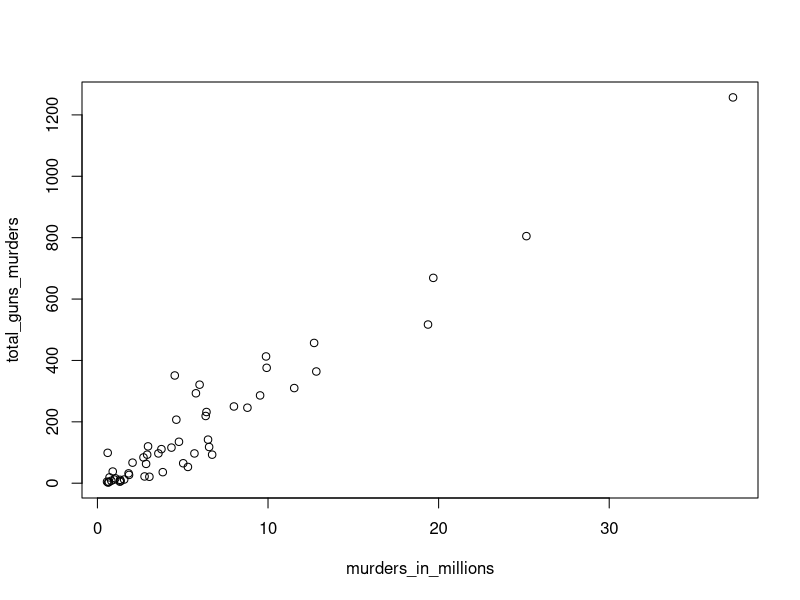
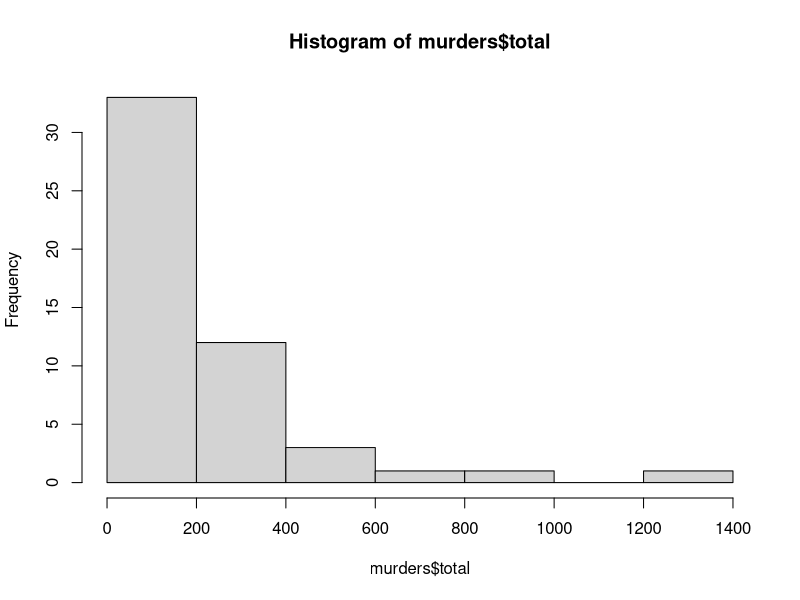
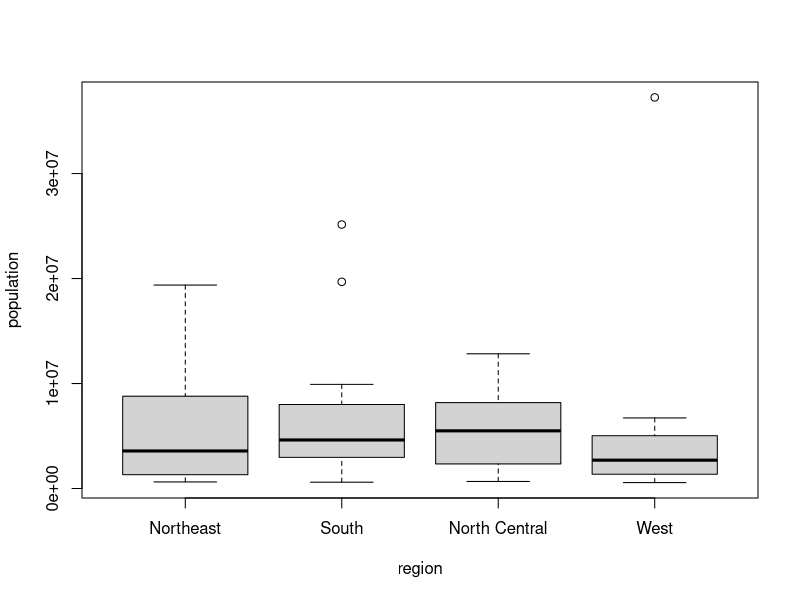

R code for these plots, in order:
#Instalar paquetes
install.packages("dslabs")
#traer libreria a proyecto actual
library(dslabs)
#mostrar estructura de la tabla
str(murders)
#seis primeros regsitros de la tabla
head(murders)
#Muestra columna population
murders$population
#muestra los nombres de las columnas
names(murders)
#tamaño
length(murders)
#valores que puede haber en la columna (region es columna con valores determinados como un select)
levels(murders$region)
#Valores del uno a cinco
seq(1,5)
#Otra forma de acceder a la columna
murders[["population"]] == murders$population
#comparar, este caso retorna falso
identical("a","b")
#Crea tabla x
x <- c("a","b","c") 
print(x)
#muestra el numero de elementos que hay de cada columna
table(x)
#Estados por region
table(murders$region)
#Muestra lo que hay en dicha posición
x[2]
#Muestra lo que hay en un arreglo de posiciones
x[c(1,3)]
#Convierte a caracter
as.character(5)
#Ordena de menor a mayor
sort(x)
#Muestra el indice de menor amayor segun el valor
y <- c(25,3,89)
order(y)
#Muestra el valor mayor
max(y)
#indice del mayor
which.max(y)
#indice del menor
which.min(y)
#Devuelve el tamaño en el que el valor esta en la lista EJM: 25 es el segundo mas pequeño devuelve 2
rank(y)
#Crear tabla con dos columnas data.frame(nombreColumna=valoresColumna)
mi_tabla <- data.frame(estados=murders$state,population=murders$population)
#Saca la media
mean(murders$population)
#Devuelve el indice de los verdaderos
b <- c(FALSE,FALSE,TRUE,FALSE,TRUE)
which(b)
#Devuelve el indice de los elementos de x1 que estan en x2 en la posicion que estan en x2
x1 <- c(4,9,3,8,1)
x2 <- c(8,96,1,25)
match(x1,x2)
#Devuelve true o false dependiendo si el valor de x2 esta en x1
x2 %in% x1
#---------------------------------------------
#---------------------------------------------
#Package dplyr -> Para manipular data.tables
install.packages("dplyr")
library(dplyr)
#Agrega columna nueva
mi_tabla <- mutate(mi_tabla,abreviado=murders$abb)
#Filtrar columnas
filter(mi_tabla,population <= 600000)
#Crea nueva tabla con columnas especificas de otra tabla
mi_tabla2 <- select(mi_tabla,population,abreviado)
#---------------------------------------------
#---------------------------------------------
#Plot
murders_in_millions <- murders$population/10^6
total_guns_murders <- murders$total
#Graficamos el numero de asesinatos segun el tamaño de la población
plot(murders_in_millions,total_guns_murders)
#Histograma
hist(murders$total)
#boxPlots, comparamos el numero de abitantes por region y indicamos que los datos salen de la tabla murders
boxplot(population ~ region, data = murders)
#---------------------------------------------
#---------------------------------------------
#Condicional
a <- 2
if(a != 0){
  print(1/a)
}else{
  print("es ceroooo")
}
#Promedio de muertes
murder_rate <- murders$total/murders$population*100000
ind <- which.min(murder_rate)
if(murder_rate[ind] < 0.5){
  print(murders$state[ind])
}else{
  print("todos son mayores")
}
#otra forma de condicional
ifelse(a < 1, 1/a, NA)
e <- c(0,1,2,-4,5)
result <- ifelse(e > 0, 1/e, NA)
#Funcion any
anyVar <- c(TRUE, FALSE, FALSE)
any(anyVar)
anyVar <- c(FALSE, FALSE, FALSE)
any(anyVar)
#Funcion all
allVar <- c(TRUE, FALSE, FALSE)
all(allVar)
allVar <- c(TRUE, TRUE, TRUE)
all(allVar)
#---------------------------------------------
#---------------------------------------------
#Funciones
avg <- function(x){
  s <- sum(x)
  n <- length(x)
  s/n
}

x <- 1:100
avg(x)
